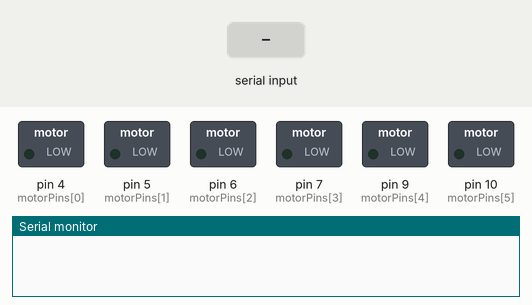
This sketch was run on a simulated Arduino Uno, built with avr-gcc and run on an emulated ATmega328P. Parts: switched loads named in the sketch (green lamp = pin HIGH), the last lines printed to the serial monitor. Inputs (shaded band) come from the test bench.

Above: at 1.2 s.
1.3 s: "1,90\n" received over Serial
At 1.54 s:
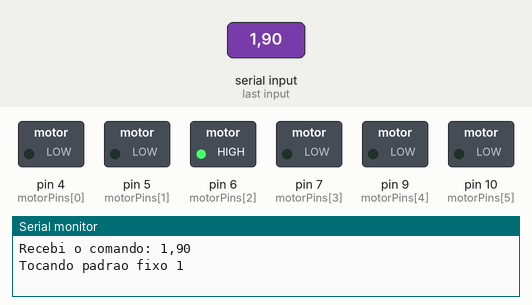
At 1.94 s:
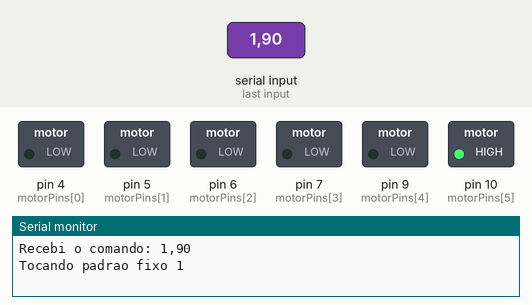
4.3 s: "@\n" received over Serial
5.8 s: "#\n" received over Serial
Timing chart, 0 to 8.8 s (numbered marks = the images above; inputs shaded):
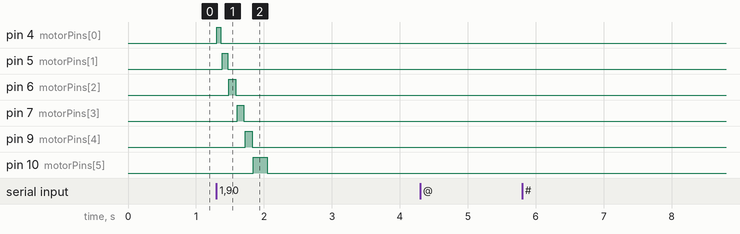

Measured:
- after the input at 1.3 s, pin 4 (motorPins[0]): LOW → HIGH at once, → LOW 0.06 s later; pin 5 (motorPins[1]): LOW → HIGH after 0.09 s, → LOW 0.08 s later; pin 6 (motorPins[2]): LOW → HIGH after 0.19 s, → LOW 0.10 s later; pin 7 (motorPins[3]): LOW → HIGH after 0.31 s, → LOW 0.10 s later; pin 9 (motorPins[4]): LOW → HIGH after 0.43 s, → LOW 0.10 s later

The sketch:

padroes.ino
```cpp
#include <Arduino.h>

// Estrutura para um passo de vibração, composta pelo atuador (motor)
// e a duração da vibração em milissegundos.
struct PassoVibracao {
  int atuador;  // Qual motor vibrar (índice de 0 a 5). -1 para pausa.
  int duracao;  // Duração em milissegundos
};

// --- Configuração do Hardware ---
// Os atuadores (motores) estão mapeados para os índices de 0 a 5.
const int motorPins[] = { 4, 5, 6, 7, 9, 10}; // Pinos digitais conectados aos drivers dos motores
const int numMotores = 6;                     // Número total de motores

// --- Padrões Fixos ---

// Observação: Os índices dos atuadores (0-5) correspondem à ordem dos pinos acima.
const PassoVibracao padrao1[] = {
  {0, 60}, {-1, 20}, // Atuador 0
  {1, 80}, {-1, 20}, // Atuador 1
  {2, 100}, {-1, 20}, // Atuador 2
  {3, 100}, {-1, 20}, // Atuador 3
  {4, 100}, {-1, 20}, // Atuador 4
  {5, 200}            // Atuador 5
};
const PassoVibracao padrao2[] = {
  {5, 60},
  {4, 80}, {-1, 20},
  {3, 100}, {-1, 20},
  {2, 100}, {-1, 20},
  {1, 100}, {-1, 20},
  {0, 200}, {-1, 20}
};
const PassoVibracao padrao3[] = {
  {0, 270}, {5, 270}, {-1, 150}, {0, 270}, {5, 270}
};
const PassoVibracao padrao4[] = {
  {0, 270}, {5, 270}, {-1, 50}, {1, 270},{4, 270}, {-1, 50},{0, 240},{5, 270}, {-1, 50},{1, 270}, {4, 270}
};
const PassoVibracao padrao5[] = {
  {0, 520}
};
const PassoVibracao padrao6[] = {
  {5, 270},{5, 270}
};

// --- Gerenciamento dos Padrões ---
const PassoVibracao* padroesFixos[] = {padrao1, padrao2, padrao3, padrao4, padrao5, padrao6};
const int tamanhosFixos[] = {
  sizeof(padrao1) / sizeof(padrao1[0]), sizeof(padrao2) / sizeof(padrao2[0]),
  sizeof(padrao3) / sizeof(padrao3[0]), sizeof(padrao4) / sizeof(padrao4[0]),
  sizeof(padrao5) / sizeof(padrao5[0]), sizeof(padrao6) / sizeof(padrao6[0])
};

// Padrões criados dinamicamente (personalizados)
PassoVibracao* padroesPersonalizados[20] = {NULL};
int tamanhosPersonalizados[20] = {0};
int qtdPadroesPersonalizados = 0;

// --- Funções de Controle ---

// Toca um único passo de vibração (liga, espera, desliga)
void tocarPasso(PassoVibracao passo) {
  if (passo.atuador >= 0 && passo.atuador < numMotores) {
    digitalWrite(motorPins[passo.atuador], HIGH); // Liga o motor
  }
  delay(passo.duracao); // Espera o tempo de vibração/pausa
  if (passo.atuador >= 0 && passo.atuador < numMotores) {
    digitalWrite(motorPins[passo.atuador], LOW);  // Desliga o motor
  }
}

// Toca uma sequência inteira de passos
void tocarPadrao(const PassoVibracao padrao[], int tamanho) {
  for (int i = 0; i < tamanho; i++) {
    tocarPasso(padrao[i]);
  }
}

// --- Funções Principais do Arduino ---
void setup() {
  // Configura todos os pinos dos motores como saída e os desliga
  for (int i = 0; i < numMotores; i++) {
    pinMode(motorPins[i], OUTPUT);
    digitalWrite(motorPins[i], LOW);
  }
  Serial.begin(9600);
}

void loop() {
  if (Serial.available() > 0) {
    String comando = Serial.readStringUntil('\n');
    comando.trim();

    Serial.println("Recebi o comando: " + comando);

    // Comando para CRIAR um novo padrão (prefixo '@')
    if (comando.startsWith("@")) {
      if (qtdPadroesPersonalizados < 20) {
        String dados = comando.substring(1);
        int valores[100];
        int n = 0; // Contador de valores lidos

        // Parseia a string "atuador,duracao,atuador,duracao,..."
        while (dados.length() > 0 && n < 100) {
          int idx = dados.indexOf(',');
          if (idx == -1) idx = dados.length();
          valores[n++] = dados.substring(0, idx).toInt();
          dados = (idx + 1 >= dados.length()) ? "" : dados.substring(idx + 1);
        }

        int numPassos = n / 2; // Cada passo tem 2 valores (atuador e duração)

        // Aloca memória para o novo padrão personalizado
        padroesPersonalizados[qtdPadroesPersonalizados] = new PassoVibracao[numPassos];

        // Preenche a estrutura PassoVibracao
        for (int i = 0; i < numPassos; i++) {
          padroesPersonalizados[qtdPadroesPersonalizados][i].atuador = valores[i * 2];
          padroesPersonalizados[qtdPadroesPersonalizados][i].duracao = valores[i * 2 + 1];
        }

        tamanhosPersonalizados[qtdPadroesPersonalizados] = numPassos;
        qtdPadroesPersonalizados++;
        Serial.println("Novo padrao personalizado criado.");
      }
    }
    // Comando para EXCLUIR um padrão (prefixo '#')
    else if (comando.startsWith("#")) {
      // O primeiro padrão personalizado é o 7, então subtraímos 7 da ID do comando
      int idComando = comando.substring(1).toInt();
      int idx = idComando - 7;

      if (idx >= 0 && idx < qtdPadroesPersonalizados && padroesPersonalizados[idx] != NULL) {
        delete[] padroesPersonalizados[idx]; // Libera a memória alocada
        padroesPersonalizados[idx] = NULL;
        Serial.println("Padrao " + String(idComando) + " excluido.");
      }
    }
    // Comando para TOCAR um padrão (número inteiro)
    else {
      int idx = comando.toInt();

      // Toca padrões fixos (1 a 6)
      if (idx >= 1 && idx <= 6) {
        Serial.println("Tocando padrao fixo " + String(idx));
        tocarPadrao(padroesFixos[idx - 1], tamanhosFixos[idx - 1]);
      }
      // Toca padrões personalizados (a partir do 7)
      else if (idx > 6) {
        int i = idx - 7;
        if (i < qtdPadroesPersonalizados && padroesPersonalizados[i] != NULL) {
          Serial.println("Tocando padrao personalizado " + String(idx));
          tocarPadrao(padroesPersonalizados[i], tamanhosPersonalizados[i]);
        }
      }
    }
  }
}
```
